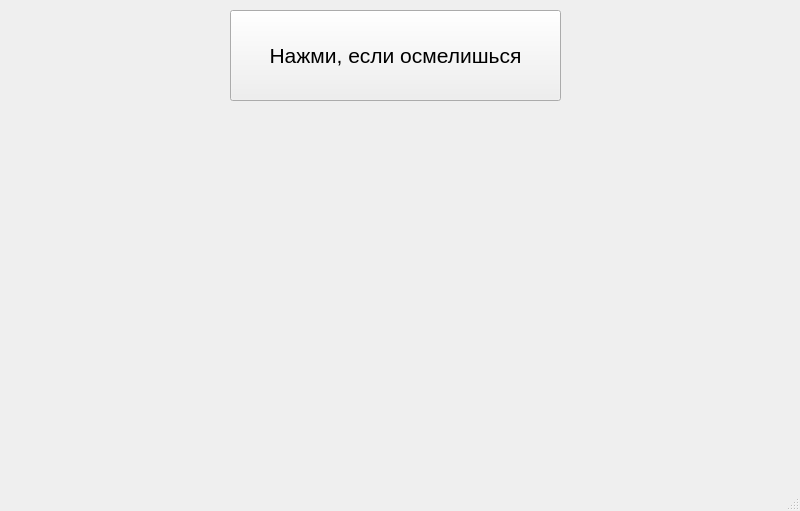
<?xml version="1.0" encoding="UTF-8"?>
<ui version="4.0">
 <class>MainWindow</class>
 <widget class="QMainWindow" name="MainWindow">
  <property name="geometry">
   <rect>
    <x>0</x>
    <y>0</y>
    <width>800</width>
    <height>511</height>
   </rect>
  </property>
  <property name="windowTitle">
   <string>MainWindow</string>
  </property>
  <widget class="QWidget" name="centralwidget">
   <widget class="QPushButton" name="pushButton">
    <property name="geometry">
     <rect>
      <x>230</x>
      <y>10</y>
      <width>331</width>
      <height>91</height>
     </rect>
    </property>
    <property name="font">
     <font>
      <pointsize>16</pointsize>
     </font>
    </property>
    <property name="text">
     <string>Нажми, если осмелишься</string>
    </property>
   </widget>
  </widget>
  <widget class="QMenuBar" name="menubar">
   <property name="geometry">
    <rect>
     <x>0</x>
     <y>0</y>
     <width>800</width>
     <height>26</height>
    </rect>
   </property>
  </widget>
  <widget class="QStatusBar" name="statusbar"/>
 </widget>
 <resources/>
 <connections/>
</ui>
